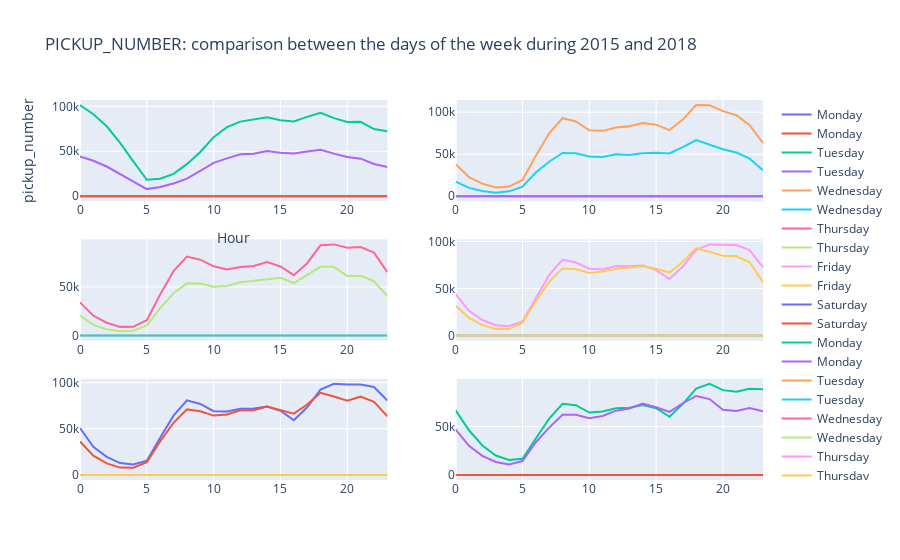

Source (notebook cell):
### Code cell
plot_comp(fig1,fig2,"PICKUP_NUMBER: comparison between the days of the week during 2015 and 2018","pickup_number")
